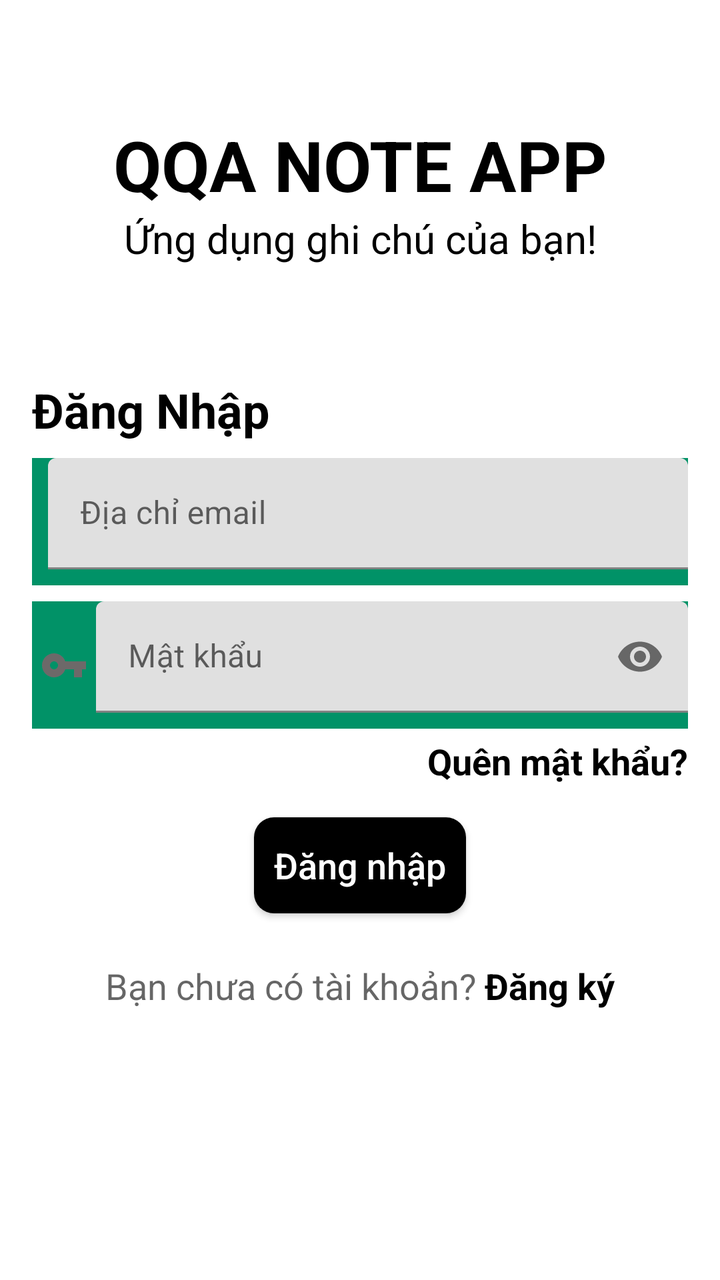
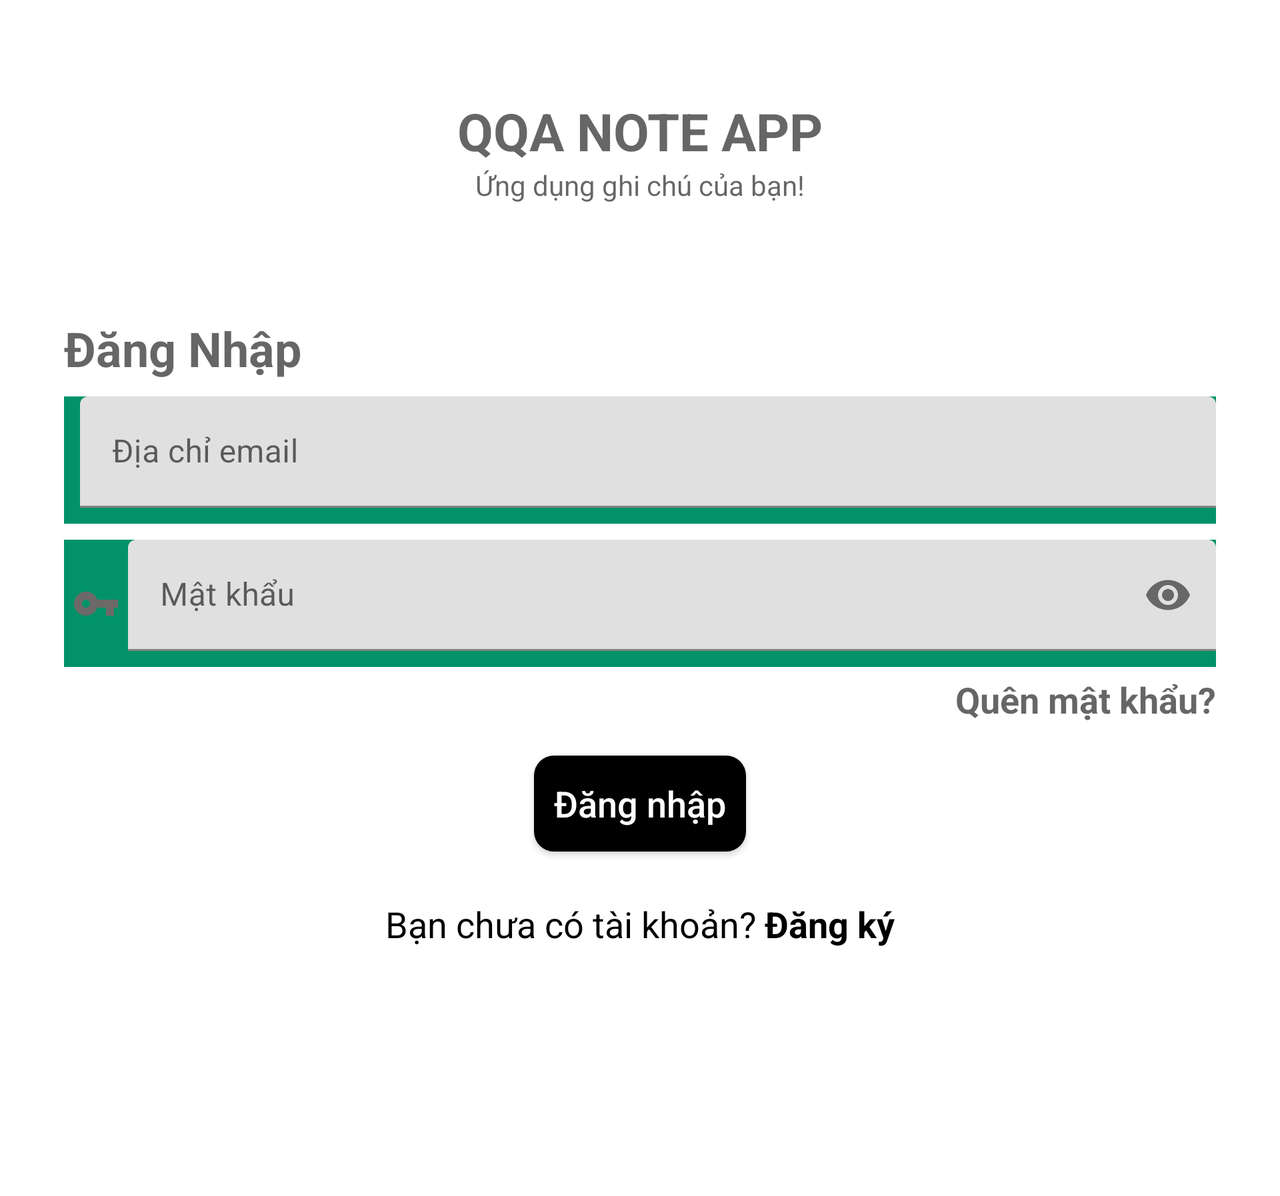

First picture: res/layout/ on a phone held upright. Second picture: the repository's own variant of that layout, on a device whose configuration matches the variant's folder. Source for both follows.
<!-- AndroidManifest.xml: application theme Theme.NoteApp -->
<!-- res/layout/activity_sign_in.xml -->
<?xml version="1.0" encoding="utf-8"?>
<LinearLayout xmlns:android="http://schemas.android.com/apk/res/android"
    xmlns:app="http://schemas.android.com/apk/res-auto"
    xmlns:tools="http://schemas.android.com/tools"
    android:layout_width="match_parent"
    android:layout_height="match_parent"
    android:orientation="vertical"
    android:padding="16dp"
    android:gravity="center"
    android:background="@drawable/backgroundc"
    tools:context=".SignInActivity">

    <LinearLayout
        android:layout_width="match_parent"
        android:layout_height="wrap_content"
        android:orientation="vertical"
        android:layout_marginTop="16dp"
        android:layout_marginBottom="56dp">
        <TextView
            android:textColor="@color/black"
            android:layout_width="match_parent"
            android:layout_height="wrap_content"
            android:gravity="center"
            android:textAllCaps="true"
            android:textStyle="bold"
            android:textSize="35sp"
            android:text="QQA Note App"/>

        <TextView
            android:text="Ứng dụng ghi chú của bạn!"
            android:textColor="#000000"
            android:layout_width="match_parent"
            android:layout_height="wrap_content"
            android:textSize="20sp"
            android:gravity="center"
            />
    </LinearLayout>

    <TextView
        android:textColor="#000000"
        android:text="Đăng Nhập"
        android:layout_width="wrap_content"
        android:layout_height="wrap_content"
        android:layout_gravity="start"
        android:textSize="24sp"
        android:layout_marginBottom="8dp"
        android:textStyle="bold"/>

    <LinearLayout
        android:background="#019267"
        android:layout_width="match_parent"
        android:layout_height="wrap_content"
        android:layout_marginBottom="8dp"
        android:orientation="horizontal">

        <ImageView
            android:layout_width="wrap_content"
            android:layout_height="match_parent"
            android:padding="4dp"
            android:src="@drawable/ic_email_signin" />

        <com.google.android.material.textfield.TextInputLayout
            android:layout_width="match_parent"
            android:layout_height="match_parent"
            android:layout_marginBottom="8dp"
            android:orientation="horizontal">

            <EditText
                android:id="@+id/user_email"
                android:layout_width="match_parent"
                android:layout_height="wrap_content"
                android:hint="Địa chỉ email"
                android:inputType="textEmailAddress" />
        </com.google.android.material.textfield.TextInputLayout>

    </LinearLayout>

    <LinearLayout
        android:background="#019267"
        android:layout_width="match_parent"
        android:layout_height="wrap_content"
        android:orientation="horizontal">

        <ImageView
            android:layout_width="wrap_content"
            android:layout_height="match_parent"
            android:padding="4dp"
            android:src="@drawable/ic_password_signin" />

        <com.google.android.material.textfield.TextInputLayout
            android:layout_width="match_parent"
            android:layout_height="wrap_content"
            app:passwordToggleEnabled="true">
            <EditText
                android:id="@+id/user_password"
                android:hint="Mật khẩu"
                android:textColor="@color/black"
                android:layout_width="match_parent"
                android:layout_height="wrap_content"
                android:layout_marginBottom="8dp"
                android:inputType="textPassword"/>
        </com.google.android.material.textfield.TextInputLayout>
    </LinearLayout>

    <TextView
        android:textColor="#000000"
        android:id="@+id/forgot_pass"
        android:layout_width="wrap_content"
        android:layout_height="wrap_content"
        android:layout_marginTop="4dp"
        android:layout_gravity="end"
        android:textSize="18sp"
        android:textStyle="bold"
        android:text="Quên mật khẩu?"/>

    <androidx.appcompat.widget.AppCompatButton
        android:textColor="@color/white"
        android:id="@+id/btn_sign_in"
        android:layout_width="wrap_content"
        android:layout_height="wrap_content"
        android:padding="10dp"
        android:layout_margin="16dp"
        android:textSize="18sp"
        android:textAllCaps="false"
        android:background="@drawable/button_style"
        android:text="Đăng nhập"/>

    <LinearLayout
        android:layout_marginTop="8dp"
        android:layout_width="match_parent"
        android:layout_height="wrap_content"
        android:orientation="horizontal"
        android:gravity="center">

        <TextView
            android:textColor="#99000000"
            android:layout_width="wrap_content"
            android:layout_height="wrap_content"
            android:gravity="center"
            android:textSize="18sp"
            android:text="Bạn chưa có tài khoản?"/>

        <TextView
            android:textColor="#000000"
            android:id="@+id/sign_up"
            android:layout_width="wrap_content"
            android:layout_height="wrap_content"
            android:gravity="center"
            android:layout_marginStart="4dp"
            android:textSize="18sp"
            android:textStyle="bold"
            android:text="Đăng ký"/>
    </LinearLayout>

    <ProgressBar
        android:id="@+id/progressBar_login"
        style="?android:progressBarStyleLarge"
        android:layout_marginTop="16dp"
        android:layout_width="wrap_content"
        android:layout_height="wrap_content"
        android:layout_gravity="center"
        android:visibility="invisible"/>
</LinearLayout>
<!-- resources referenced by this layout -->
<resources>
  <color name="black">#FF000000</color>
  <color name="white">#FFFFFFFF</color>
  <!-- drawable button_style (drawable) -->
  <?xml version="1.0" encoding="utf-8"?>
  <shape xmlns:android="http://schemas.android.com/apk/res/android">
      <solid android:color="#000000"></solid>
      <corners android:radius="10dp"></corners>
  </shape>
  <!-- drawable ic_password_signin (drawable) -->
  <vector android:height="24dp" android:tint="#6D6969"
      android:viewportHeight="24" android:viewportWidth="24"
      android:width="24dp" xmlns:android="http://schemas.android.com/apk/res/android">
      <path android:fillColor="@android:color/white" android:pathData="M12.65,10C11.83,7.67 9.61,6 7,6c-3.31,0 -6,2.69 -6,6s2.69,6 6,6c2.61,0 4.83,-1.67 5.65,-4H17v4h4v-4h2v-4H12.65zM7,14c-1.1,0 -2,-0.9 -2,-2s0.9,-2 2,-2 2,0.9 2,2 -0.9,2 -2,2z"/>
  </vector>
  <style name="Theme.NoteApp" parent="Theme.MaterialComponents.DayNight.NoActionBar">
          
          <item name="colorPrimary">@color/purple_500</item>
          <item name="colorPrimaryVariant">#D3E4CD</item>
          <item name="colorOnPrimary">@color/white</item>
          
          <item name="colorSecondary">@color/teal_200</item>
          <item name="colorSecondaryVariant">@color/teal_700</item>
          <item name="colorOnSecondary">@color/black</item>
          
          <item name="android:statusBarColor" tools:targetApi="l">?attr/colorPrimaryVariant</item>
          
      </style>
  <color name="purple_500">#FF6200EE</color>
  <color name="teal_200">#FF03DAC5</color>
  <color name="teal_700">#FF018786</color>
</resources>
<!-- res/layout-land/activity_sign_in.xml (the repository's variant of the layout above) -->
<!-- drawn on the phone turned sideways -->
<?xml version="1.0" encoding="utf-8"?>
<ScrollView xmlns:android="http://schemas.android.com/apk/res/android"
    xmlns:app="http://schemas.android.com/apk/res-auto"
    xmlns:tools="http://schemas.android.com/tools"
    android:layout_width="match_parent"
    android:layout_height="match_parent"
    android:orientation="vertical"
    android:padding="16dp"
    android:gravity="center"
    android:background="@drawable/backgroundc"
    tools:context=".SignInActivity">

    <LinearLayout
        android:layout_width="match_parent"
        android:layout_height="match_parent"
        android:orientation="vertical"
        android:padding="16dp"
        android:gravity="center"
        android:background="@drawable/backgroundc"
        tools:context=".SignInActivity">

        <LinearLayout
            android:layout_width="match_parent"
            android:layout_height="wrap_content"
            android:orientation="vertical"
            android:layout_marginTop="16dp"
            android:layout_marginBottom="56dp">
            <TextView
                android:textColor="#99000000"
                android:layout_width="match_parent"
                android:layout_height="wrap_content"
                android:gravity="center"
                android:textAllCaps="true"
                android:textStyle="bold"
                android:textSize="26sp"
                android:text="QQA Note App"/>

            <TextView
                android:text="Ứng dụng ghi chú của bạn!"
                android:textColor="#99000000"
                android:layout_width="match_parent"
                android:layout_height="wrap_content"
                android:gravity="center"
                />
        </LinearLayout>

        <TextView
            android:textColor="#99000000"
            android:text="Đăng Nhập"
            android:layout_width="wrap_content"
            android:layout_height="wrap_content"
            android:layout_gravity="start"
            android:textSize="24sp"
            android:layout_marginBottom="8dp"
            android:textStyle="bold"/>

        <LinearLayout
            android:background="#019267"
            android:layout_width="match_parent"
            android:layout_height="wrap_content"
            android:layout_marginBottom="8dp"
            android:orientation="horizontal">

            <ImageView
                android:layout_width="wrap_content"
                android:layout_height="match_parent"
                android:padding="4dp"
                android:src="@drawable/ic_email_signin" />

            <com.google.android.material.textfield.TextInputLayout
                android:layout_width="match_parent"
                android:layout_height="match_parent"
                android:layout_marginBottom="8dp"
                android:orientation="horizontal">

                <EditText
                    android:id="@+id/user_email"
                    android:layout_width="match_parent"
                    android:layout_height="wrap_content"
                    android:hint="Địa chỉ email"
                    android:inputType="textEmailAddress" />

            </com.google.android.material.textfield.TextInputLayout>

        </LinearLayout>

        <LinearLayout
            android:background="#019267"
            android:layout_width="match_parent"
            android:layout_height="wrap_content"
            android:orientation="horizontal">

            <ImageView
                android:layout_width="wrap_content"
                android:layout_height="match_parent"
                android:padding="4dp"
                android:src="@drawable/ic_password_signin" />

            <com.google.android.material.textfield.TextInputLayout
                android:layout_width="match_parent"
                android:layout_height="wrap_content"
                app:passwordToggleEnabled="true">
                <EditText
                    android:id="@+id/user_password"
                    android:hint="Mật khẩu"
                    android:textColor="@color/black"
                    android:layout_width="match_parent"
                    android:layout_height="wrap_content"
                    android:layout_marginBottom="8dp"
                    android:inputType="textPassword"/>
            </com.google.android.material.textfield.TextInputLayout>
        </LinearLayout>

        <TextView
            android:textColor="#99000000"
            android:id="@+id/forgot_pass"
            android:layout_width="wrap_content"
            android:layout_height="wrap_content"
            android:layout_marginTop="4dp"
            android:layout_gravity="end"
            android:textSize="18sp"
            android:textStyle="bold"
            android:text="Quên mật khẩu?"/>

        <androidx.appcompat.widget.AppCompatButton
            android:textColor="#ffffff"
            android:id="@+id/btn_sign_in"
            android:layout_width="wrap_content"
            android:layout_height="wrap_content"
            android:padding="10dp"
            android:layout_margin="16dp"
            android:textSize="18sp"
            android:textAllCaps="false"
            android:background="@drawable/button_style"
            android:text="Đăng nhập"/>

        <LinearLayout
            android:layout_marginTop="8dp"
            android:layout_width="match_parent"
            android:layout_height="wrap_content"
            android:orientation="horizontal"
            android:gravity="center">

            <TextView
                android:textColor="#000000"
                android:layout_width="wrap_content"
                android:layout_height="wrap_content"
                android:gravity="center"
                android:textSize="18sp"
                android:text="Bạn chưa có tài khoản?"/>

            <TextView
                android:textColor="#000000"
                android:id="@+id/sign_up"
                android:layout_width="wrap_content"
                android:layout_height="wrap_content"
                android:gravity="center"
                android:layout_marginStart="4dp"
                android:textSize="18sp"
                android:textStyle="bold"
                android:text="Đăng ký"/>
        </LinearLayout>

        <ProgressBar
            android:id="@+id/progressBar_login"
            style="?android:progressBarStyleLarge"
            android:layout_marginTop="16dp"
            android:layout_width="wrap_content"
            android:layout_height="wrap_content"
            android:layout_gravity="center"
            android:visibility="invisible"/>
    </LinearLayout>
</ScrollView>
<!-- resources referenced by the variant -->
<!-- as the phone turned sideways resolves them -->
<resources>
  <color name="black">#FF000000</color>
  <!-- drawable button_style (drawable) -->
  <?xml version="1.0" encoding="utf-8"?>
  <shape xmlns:android="http://schemas.android.com/apk/res/android">
      <solid android:color="#000000"></solid>
      <corners android:radius="10dp"></corners>
  </shape>
  <!-- drawable ic_password_signin (drawable) -->
  <vector android:height="24dp" android:tint="#6D6969"
      android:viewportHeight="24" android:viewportWidth="24"
      android:width="24dp" xmlns:android="http://schemas.android.com/apk/res/android">
      <path android:fillColor="@android:color/white" android:pathData="M12.65,10C11.83,7.67 9.61,6 7,6c-3.31,0 -6,2.69 -6,6s2.69,6 6,6c2.61,0 4.83,-1.67 5.65,-4H17v4h4v-4h2v-4H12.65zM7,14c-1.1,0 -2,-0.9 -2,-2s0.9,-2 2,-2 2,0.9 2,2 -0.9,2 -2,2z"/>
  </vector>
  <style name="Theme.NoteApp" parent="Theme.MaterialComponents.DayNight.NoActionBar">
          
          <item name="colorPrimary">@color/purple_500</item>
          <item name="colorPrimaryVariant">#D3E4CD</item>
          <item name="colorOnPrimary">@color/white</item>
          
          <item name="colorSecondary">@color/teal_200</item>
          <item name="colorSecondaryVariant">@color/teal_700</item>
          <item name="colorOnSecondary">@color/black</item>
          
          <item name="android:statusBarColor" tools:targetApi="l">?attr/colorPrimaryVariant</item>
          
      </style>
  <color name="purple_500">#FF6200EE</color>
  <color name="white">#FFFFFFFF</color>
  <color name="teal_200">#FF03DAC5</color>
  <color name="teal_700">#FF018786</color>
</resources>
